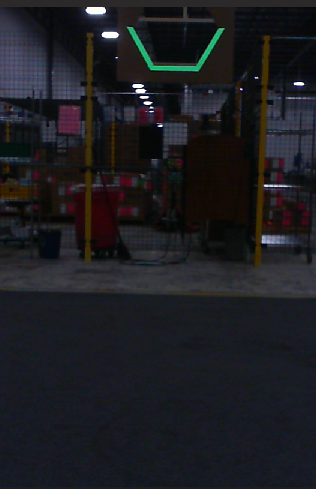
#> input picture Programs/PicOfHexagon.png, 316 x 489 px, given in place of the camera
$ python distanceFromHexagon.py
#> lines starting #> are read from the running program, lines starting #| are printed output that depends on the picture; after the words box and inside, x2 and y2 are one past the last pixel; in counts of white or black regions, pixels touching at a corner belong together
import imutils
import cv2
import numpy as np
import math


def get_angle(a, b, c):
    ang = int((math.degrees(math.atan2(c[1] - b[1], c[0] - b[0]) - math.atan2(a[1] - b[1], a[0] - b[0]))))
    return ang


cap = cv2.VideoCapture("/dev/video0")
# cap = cv2.VideoCapture("/dev/video2")
while True:
    _, frame = cap.read()
#> frame is the input picture: shape (489, 316, 3); mean B, G, R 33.5, 29.5, 28.9
    low_green = np.array([0, 150, 20])
    high_green = np.array([210, 270, 130])
    green_mask = cv2.inRange(frame, low_green, high_green)
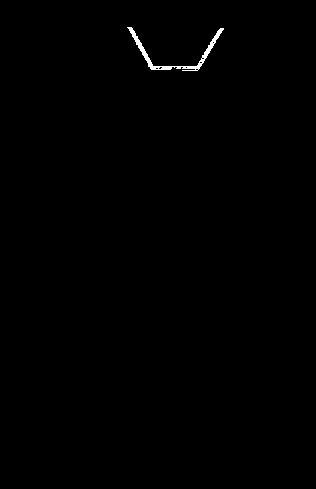
#> green_mask: shape (489, 316); 0.35% white; 1 white region
    green = cv2.bitwise_and(frame, frame, _, mask=green_mask)
    thresh = cv2.threshold(green, 140, 180, cv2.THRESH_BINARY)[1]
    gray = cv2.cvtColor(thresh, cv2.COLOR_BGR2GRAY)
    cnts = cv2.findContours(gray.copy(), cv2.RETR_EXTERNAL, cv2.CHAIN_APPROX_SIMPLE)
#> cnts = 1 contour; box (x1, y1, x2, y2) and area: (127, 27, 224, 71) 412
    cnts = imutils.grab_contours(cnts)
    threshold_area = 0
    (h, w) = frame.shape[:2]
#> h = 489; w = 316
    w1 = w // 2
#> w1 = 158
    h1 = h // 2
#> h1 = 244
    cv2.circle(frame, (w1, h1), 2, (0, 0, 255), 4)
#> frame: shape (489, 316, 3); 0.03% of pixels changed, all inside (x1, y1, x2, y2) = (154, 240, 163, 249)
    cv2.circle(frame, (w1, h), 2, (0, 0, 255), 4)
#> frame: shape (489, 316, 3); mean B, G, R 33.5, 29.5, 29
    for cnt in cnts:
        area = cv2.contourArea(cnt)
        if area > threshold_area:
            cv2.drawContours(frame, cnts, -1, (0, 255, 0), 2)
            rect = cv2.boundingRect(cnt)
            cv2.contourArea(cnt)
            assert isinstance(rect, object)
            x, y, w2, h2 = rect
            M = cv2.moments(cnt)
            cX = int(M["m10"] / M["m00"])
            cY = int(M["m01"] / M["m00"])
            cv2.rectangle(frame, (x, y), (x + w2, y + h2), (0, 255, 0), 2)
            cv2.putText(frame, 'Hexagon Detected', (x + w2 + 10, y + h2), 0, 0.3, (0, 255, 0))
            cv2.circle(frame, (cX, cY), 2, (0, 0, 255), 4)
            print(get_angle((w1, h1), (w1, h), (cX, cY)))
            print("x + w2 = " + str(x+w2))
#> this loop made 1 pass
#> (area, x, y, w2, h2, cX, cY, ang in get_angle) on pass 1: (412, 127, 27, 97, 44, 174, 52, 2)
#| 2
#| x + w2 = 224
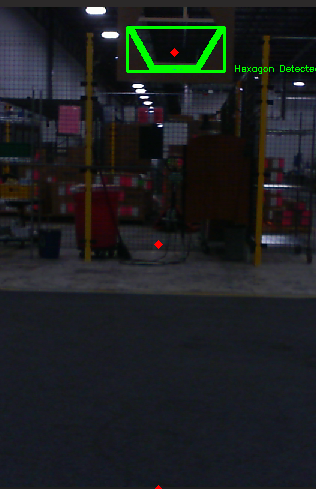
#> frame: shape (489, 316, 3); mean B, G, R 32.8, 31.5, 28.7

    cv2.imshow("Frame", frame)
    key = cv2.waitKey(1)
#> (key Esc is pressed here)
    if key == 27:
        break

$ run again, on Programs/shapes_and_colors.png
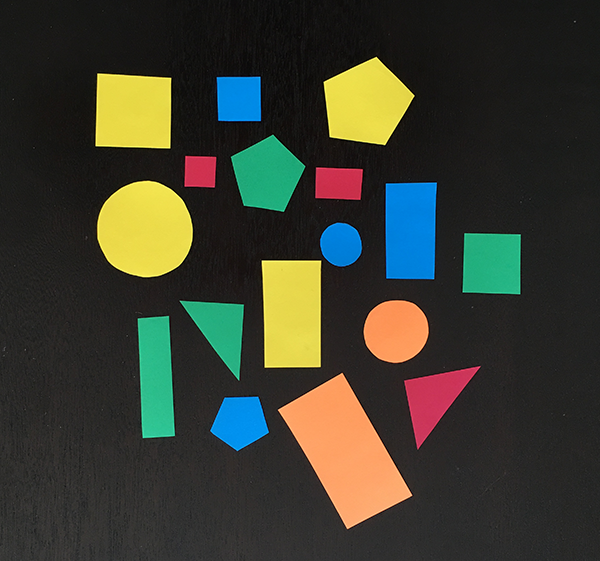
#> input picture Programs/shapes_and_colors.png, 600 x 561 px, given in place of the camera
#> frame is the input picture: shape (561, 600, 3); mean B, G, R 47.5, 60.1, 58.4
#> `green_mask = cv2.inRange(frame, low_green, high_green)`:
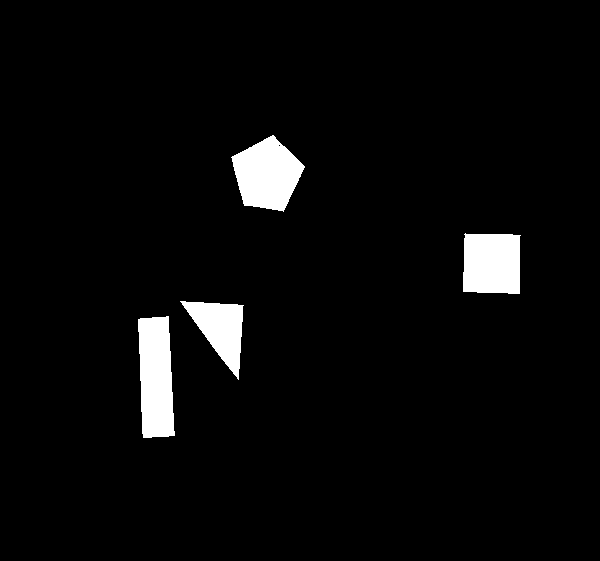
#> green_mask: shape (561, 600); 3.9% white; 4 white regions
#> cnts = 4 contours; box (x1, y1, x2, y2) and area: (138, 316, 175, 438) 3618, (231, 135, 305, 212) 3598, (463, 233, 521, 294) 3200, (180, 301, 244, 380) 2358
#> the loop `for cnt in cnts:` made 4 passes
#> (area, x, y, w2, h2, cX, cY, ang in get_angle) on passes 1 to 4: (3618, 138, 316, 37, 122, 155, 377, -38), (2357.5, 180, 301, 64, 79, 219, 328, -19), (3200.5, 463, 233, 58, 61, 491, 263, 32), (3598, 231, 135, 74, 77, 266, 174, -5)
#> (printed output is left out)
#> after the loop `for cnt in cnts:`:
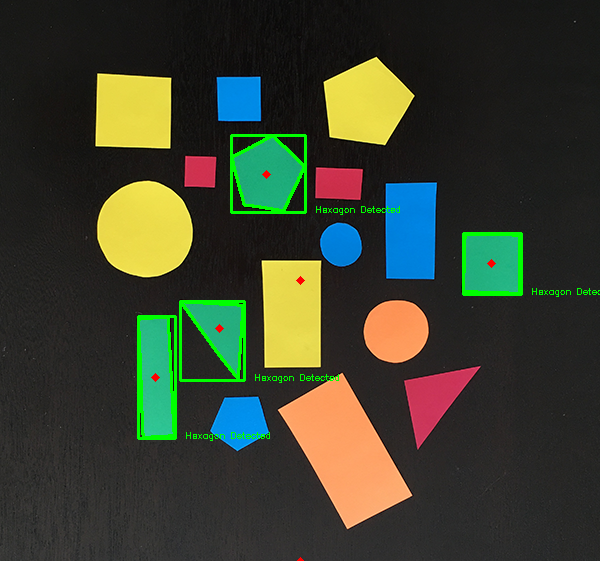
#> frame: shape (561, 600, 3); mean B, G, R 46, 63.2, 57.8

$ run again, on Programs/template.png
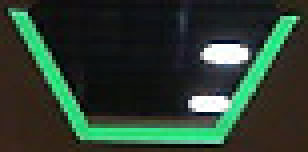
#> input picture Programs/template.png, 77 x 38 px, given in place of the camera (shown 4 times larger)
#> frame is the input picture: shape (38, 77, 3); mean B, G, R 48.4, 62.2, 43.6
#> `green_mask = cv2.inRange(frame, low_green, high_green)`:
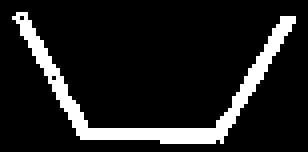
#> green_mask: shape (38, 77) (shown 4 times larger); 12.1% white; 1 white region
#> cnts = 1 contour; box (x1, y1, x2, y2) and area: (3, 3, 74, 36) 259
#> the loop `for cnt in cnts:` made 1 pass
#> (area, x, y, w2, h2, cX, cY, ang in get_angle) on pass 1: (259, 3, 3, 71, 33, 38, 23, 0)
#> (printed output is left out)
#> after the loop `for cnt in cnts:`:
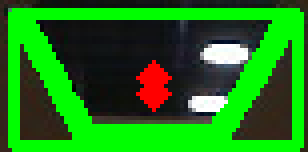
#> frame: shape (38, 77, 3) (shown 4 times larger); mean B, G, R 22.6, 123.3, 30.9
